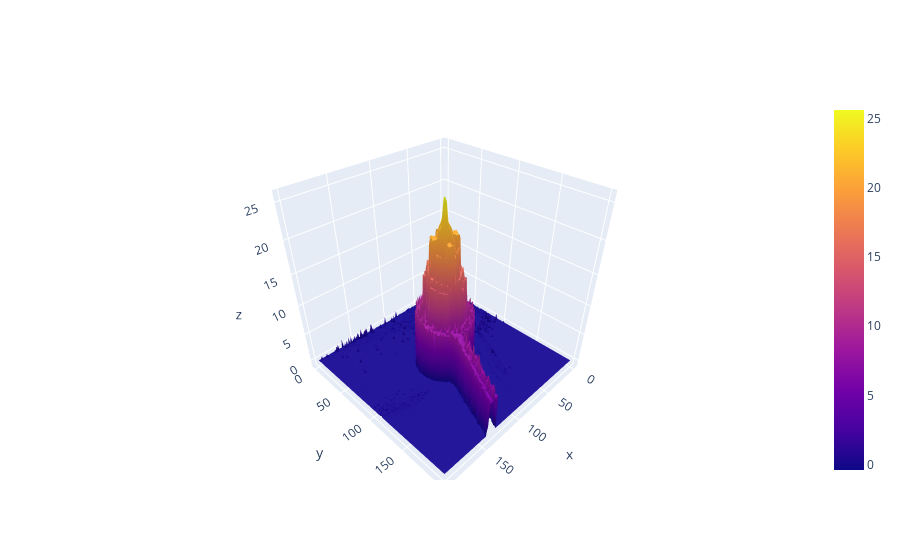

This figure's notebook cell:
### Code cell
plot = plot_window(dtm_arr,dsm_arr)

### Figure 1 — Plotly figure (JSON) as saved in the notebook; plotly's stock layout.template omitted (floating-point values rounded to 4 significant figures; data arrays with more than 128 entries replaced by an {"elided": "..."} marker saying what was removed)
{"data": [{"type": "surface", "z": {"elided": "200x200 float values"}}], "layout": {}}
